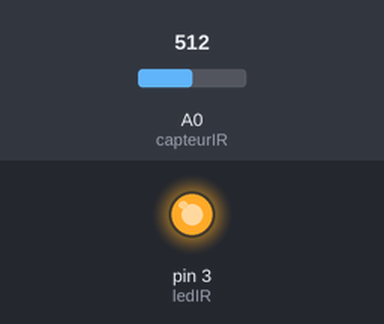
Bench run of a sketch on a simulated Arduino Uno, built with avr-gcc and run on an emulated ATmega328P. Parts: output pins drawn as LEDs (lit = HIGH). Inputs (shaded band) come from the test bench; at power-on: A0 (capteurIR) = 512. What the sketch prints to the serial monitor is not drawn.

Above: at 1.2 s.
1.3 s: A0 (capteurIR) set to 784
2.8 s: A0 (capteurIR) set to 810
Timing chart, 0 to 5.8 s (numbered marks = the images above; inputs shaded):
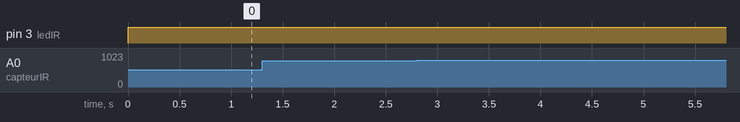

Measured:
- after the input at 1.3 s, every drawn part: stays the same
- after the input at 2.8 s, every drawn part: stays the same

The sketch:

LDR_presence_Detection.ino
```cpp
const int ledIR = 3;
const int capteurIR = A0;

void setup() {
  pinMode(ledIR, OUTPUT);
  Serial.begin(9600);
}

void loop() {
  digitalWrite(ledIR, HIGH); // allume la LED IR
  int valeur = analogRead(capteurIR); // lit la valeur reçue

  Serial.print("Signal IR : ");
  Serial.println(valeur);

  if (valeur > 800) { // Seuil à ajuster selon ton montage
    Serial.println("💡 Présence détectée !");
  }

  delay(200);
}
```
